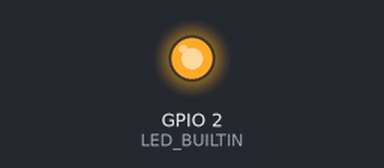
A sketch run on a simulated ESP8266 (NodeMCU). Shown: output pins drawn as LEDs (lit = HIGH, except the on-board LED, lit = LOW). A WiFi scan finds three made-up networks.

Above: at 0.0 s.
At 120.2 s:
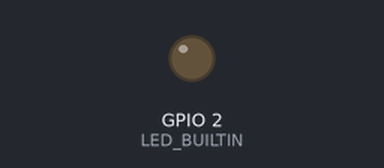
Timing chart, 0 to 121.7 s (numbered marks = the images above):
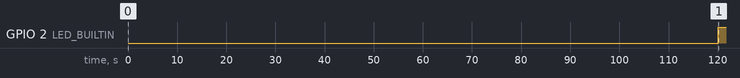

The sketch:

sketch_oct05a.ino
```cpp
#include "ESP8266WiFi.h"

const int aquisicoes = 60;
int count = 0;

void piscaLed(){
  int i = 0;
    for(i=0;i<15;i++){
      digitalWrite(LED_BUILTIN, HIGH);
      delay(200);
      digitalWrite(LED_BUILTIN, LOW);
      delay(200);
    }
}

void setup() {
  pinMode(LED_BUILTIN, OUTPUT);
  Serial.begin(115200);
  WiFi.mode(WIFI_STA);
  WiFi.disconnect();
  delay(100);
}

void loop() {
    count = 1;
    for(; count <= aquisicoes; count++){
      int n = WiFi.scanNetworks();

      if (n == 0) {
        Serial.println("network not found");
      } else {
        for (int i = 0; i < n; ++i) {
          if(WiFi.BSSIDstr(i)=="B0:BE:76:F7:87:0C"){
            digitalWrite(LED_BUILTIN, LOW);
            Serial.println(WiFi.RSSI(i));
          }
        }
      }
    }

    if(count==aquisicoes){
      piscaLed();
    }

    Serial.println("");
    digitalWrite(LED_BUILTIN, HIGH);

}
```

Measured:
- by itself, GPIO 2 (LED_BUILTIN): LOW → HIGH at 120 s
